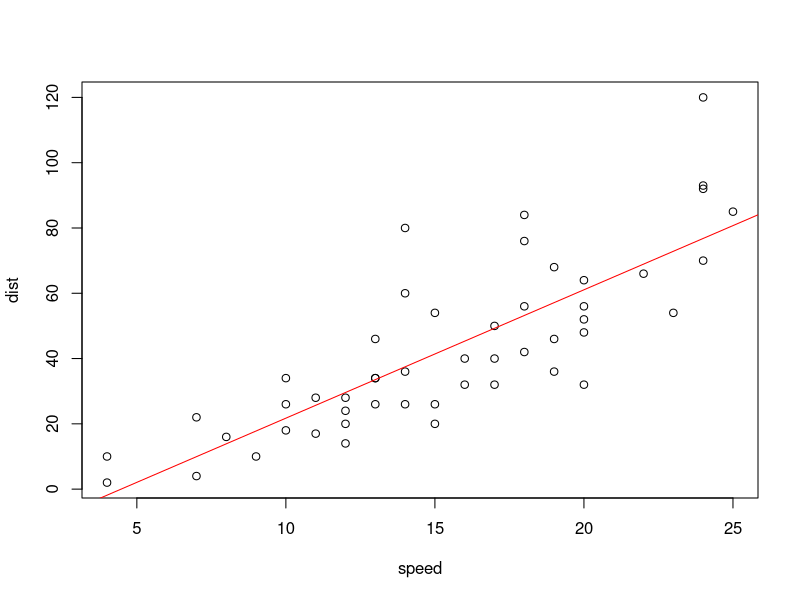

This chart was generated by the following R code:
## ---- chunk 1
attach(cars)
str(cars)
## ---- chunk 2
head(cars)
## ---- chunk 3
linear_model <- lm(dist ~ speed, data = cars)
linear_model
summary(linear_model)
## ---- chunk 4
plot(cars)
abline(linear_model, col = 'red')
